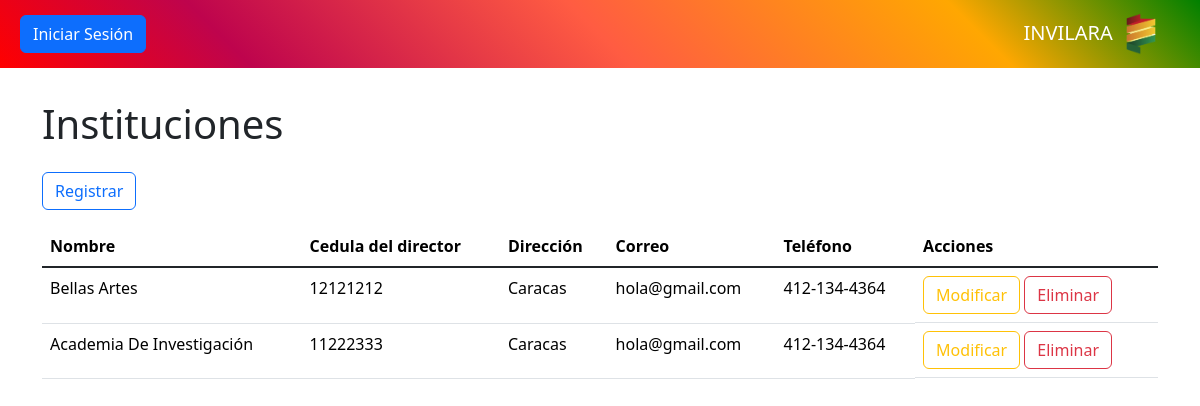
/controlador/institucion.php, run on an earlier commit of the app's database.
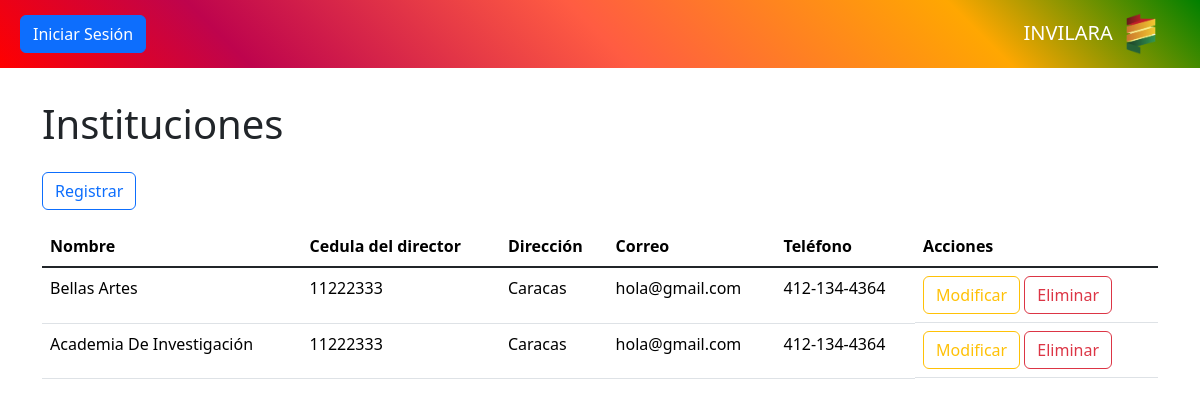
And on a later commit of the database.
### tables this page shows
CREATE TABLE `institucion` (
  `id` int NOT NULL AUTO_INCREMENT,
  `cedula_director` int DEFAULT NULL,
  `nombre` varchar(200) DEFAULT NULL,
  `correo` varchar(50) DEFAULT NULL,
  `telefono` varchar(20) DEFAULT NULL,
  `direccion` varchar(200) DEFAULT NULL,
  PRIMARY KEY (`id`) USING BTREE,
  KEY `institucion_director_FK` (`cedula_director`),
  CONSTRAINT `institucion_director_FK` FOREIGN KEY (`cedula_director`) REFERENCES `director` (`cedula`) ON DELETE SET NULL ON UPDATE CASCADE
);

### controlador/institucion.php (called while the page is built, shortened)
<?php
require_once "modelo/institucion.php";
$modelo = new Institucion();
require_once "modelo/director.php";
$datos = $modelo->consultar();
require_once "vista/institucion.php";
?>

### modelo/base_datos.php (called while the page is built)
<?php
class BaseDatos
{
    private $host = "localhost";
    private $dbname = "invilara";
    private $usuario = "root";
    private $contrasena = "";
    public function conexion()
    {
        $dsn = "mysql" . ":" . "host=" . $this->host . ";" . "dbname=" . $this->dbname . ";";
        $pdo = new PDO($dsn, $this->usuario, $this->contrasena);
        $pdo->setAttribute(PDO::ATTR_ERRMODE, PDO::ERRMODE_EXCEPTION);
        return $pdo;
    }
}
?>

### modelo/institucion.php (called while the page is built, shortened)
<?php
require_once "modelo/base_datos.php";
class Institucion extends BaseDatos
{
    private $tabla = "institucion";
    public function consultar()
    {
        $stmt = $this->conexion()->query("SELECT * FROM {$this->tabla}");
        $result = $stmt->fetchAll(PDO::FETCH_ASSOC);
        return $result;
    }
}
?>

### vista/institucion.php (the view, shortened to what this page needs)
<?php require_once "vista/componentes/encabezado.php"; ?>
<?php require_once "vista/componentes/barra.php"; ?>
<main class="container" id="crud">
	<h1>Instituciones</h1>
	<button class="btn btn-outline-primary my-3" value="insertar">Registrar</button>
	<div class="table-responsive">
		<table class="table table-hover">
			<thead>
				<tr>
					<th>Nombre</th>
					<th>Cedula del director</th>
					<th>Dirección</th>
					<th>Correo</th>
					<th>Teléfono</th>
					<th>Acciones</th>
				</tr>
			</thead>
			<tbody class="table-group-divider">
				<?php foreach ($datos as $d): ?>
						<tr>
							<td><?php echo $d["nombre"] ?></td>
							<td><?php echo $d["cedula_director"] ?></td>
							<td><?php echo $d["direccion"] ?></td>
							<td><?php echo $d["correo"] ?></td>
							<td><?php echo $d["telefono"] ?></td>
							<td class="d-grid d-md-block gap-2">
								<button class="btn btn-outline-warning" value="modificar">Modificar</button>
								<button class="btn btn-outline-danger" value="eliminar" data-bs-toggle="modal"
									data-bs-target="#modal-eliminacion">Eliminar</button>
							</td>
						</tr>
				<?php endforeach ?>
			</tbody>
		</table>
	</div>
</main>

What changed in the data, as far as the page shows it:
changed institucion "Bellas Artes": cedula_director "12121212" → "11222333"
